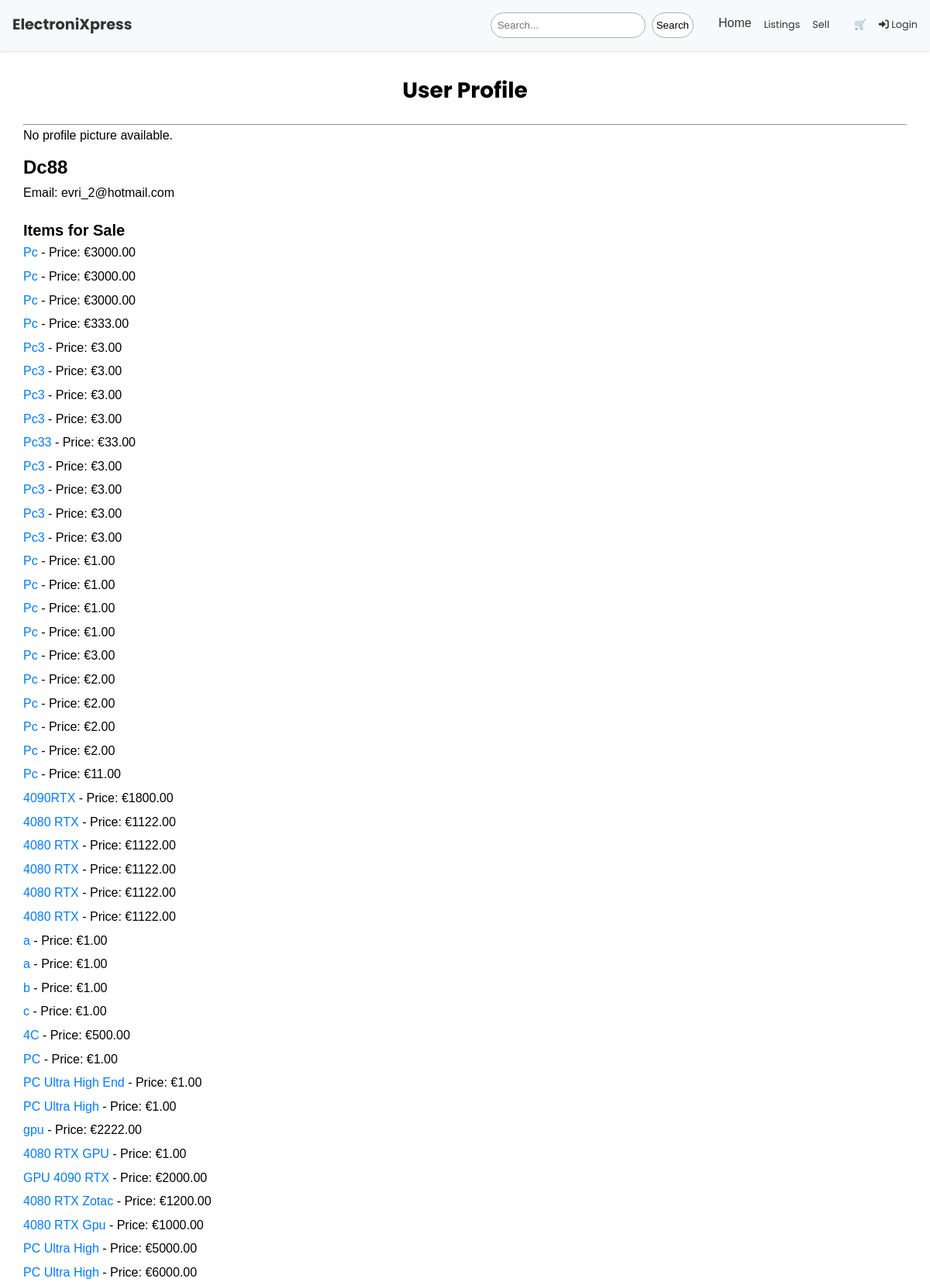
The app's page /shop/profile/Dc88/ (upper part) with its own data.
### onlineshop/models.py (models this page shows, shortened)
class UserProfile(models.Model):
    user = models.OneToOneField(User, on_delete=models.CASCADE)
    profile_picture = models.ImageField(
        upload_to="profile_pictures/", blank=True, null=True
    )
    default_phone_number = models.CharField(
        max_length=20, null=True, blank=True)
    default_street_address1 = models.CharField(
        max_length=80, null=True, blank=True)
    default_street_address2 = models.CharField(
        max_length=80, null=True, blank=True)
    default_town_or_city = models.CharField(
        max_length=40, null=True, blank=True)
    default_county = models.CharField(max_length=80, null=True, blank=True)
    default_postcode = models.CharField(max_length=20, null=True, blank=True)
    default_country = CountryField(
        blank_label="Country", null=True, blank=True)

class Item(models.Model):
    name = models.CharField(max_length=254)
    price = models.DecimalField(max_digits=6, decimal_places=2)
    description = models.TextField()
    image = models.ImageField(upload_to=upload_to)
    seller = models.ForeignKey(
        User, on_delete=models.CASCADE, related_name="items")
    created_on = models.DateTimeField(default=timezone.now)
    is_available = models.BooleanField(default=True)
    is_sold = models.BooleanField(default=False)
    quantity = models.PositiveIntegerField(default=1)
    condition = models.CharField(
        max_length=50, choices=CONDITION_CHOICES, default='new')
    default_country = CountryField(
        blank_label="Country", null=True, blank=True)

### onlineshop/views.py (the view)
# urls.py: path("profile/<str:username>/", views.view_other_profile, name="view_other_profile"),
def view_other_profile(request, username):
    user_profile = get_object_or_404(UserProfile, user__username=username)
    user_items = Item.objects.filter(
        seller=user_profile.user, is_available=True)
    context = {
        "recipient": user_profile.user,
        "user_profile": user_profile,
        "user_items": user_items,
    }
    return render(request, "other_profile.html", context)

### templates/other_profile.html
{% extends 'base.html' %}
{% load static %}
{% block content %}
<link rel="stylesheet" href="{% static 'css/other_profile.css' %}" />
<div class="container mt-4">
    <h1>User Profile</h1>
    <hr>
    <div class="row">
        <div class="col-md-4">
            {% if user_profile.profile_picture %}
                <img src="{{ user_profile.profile_picture.url }}" alt="{{ user_profile.user.username }}'s Profile Picture" class="img-fluid">
            {% else %}
                <p>No profile picture available.</p>
            {% endif %}
        </div>
        <div class="col-md-8">
            <h2>{{ user_profile.user.username }}</h2>
            <p>Email: {{ user_profile.user.email }}</p>
            <h3>Items for Sale</h3>
            <ul>
                {% for item in user_items %}
                    <li>
                        <a href="{% url 'item_detail' item.id %}">{{ item.name }}</a> - Price: €{{ item.price }}
                    </li>
                {% empty %}
                    <li>No items currently for sale.</li>
                {% endfor %}
            </ul>
        </div>
    </div>
</div>
{% endblock %}

### static/css/styles.css (style rules this page uses)
body { margin: 0; font-family: 'Poppins', sans-serif; line-height: 1.6; }
li::marker { content: ''; }
* { margin: 0; padding: 0; box-sizing: border-box; }
.content h1 { text-align: center; font-size: 28px; margin-bottom: 20px; }

### static/css/other_profile.css (style rules this page uses)
h2 { font-size: 24px; margin-top: 10px; font-family: 'AR One Sans', sans-serif; }
p { font-size: 16px; margin-bottom: 10px; font-family: 'AR One Sans', sans-serif; }
h3 { font-size: 20px; margin-top: 20px; font-family: 'AR One Sans', sans-serif; }
ul { list-style-type: none; padding: 0; }
li { font-size: 16px; margin-bottom: 5px; font-family: 'AR One Sans', sans-serif; }
a { text-decoration: none; color: #007bff; transition: color 0.3s ease; }

### records on screen
UserProfile: user.username "Dc88", user.email "evri_2@hotmail.com"
Item: name "Pc", price "3000.00"
Item: name "Pc", price "3000.00"
Item: name "Pc", price "3000.00"
Item: name "Pc", price "333.00"
Item: name "Pc3", price "3.00"
Item: name "Pc3", price "3.00"
Item: name "Pc3", price "3.00"
Item: name "Pc3", price "3.00"
Item: name "Pc33", price "33.00"
Item: name "Pc3", price "3.00"
Item: name "Pc3", price "3.00"
Item: name "Pc3", price "3.00"
Item: name "Pc3", price "3.00"
Item: name "Pc", price "1.00"
Item: name "Pc", price "1.00"
Item: name "Pc", price "1.00"
Item: name "Pc", price "1.00"
Item: name "Pc", price "3.00"
Item: name "Pc", price "2.00"
Item: name "Pc", price "2.00"
Item: name "Pc", price "2.00"
Item: name "Pc", price "2.00"
Item: name "Pc", price "11.00"
Item: name "4090RTX", price "1800.00"
Item: name "4080 RTX", price "1122.00"
Item: name "4080 RTX", price "1122.00"
Item: name "4080 RTX", price "1122.00"
Item: name "4080 RTX", price "1122.00"
Item: name "4080 RTX", price "1122.00"
Item: name "a", price "1.00"
Item: name "a", price "1.00"
Item: name "b", price "1.00"
Item: name "c", price "1.00"
Item: name "4C", price "500.00"
Item: name "PC", price "1.00"
Item: name "PC Ultra High End", price "1.00"
Item: name "PC Ultra High", price "1.00"
Item: name "gpu", price "2222.00"
Item: name "4080 RTX GPU", price "1.00"
Item: name "GPU 4090 RTX", price "2000.00"
Item: name "4080 RTX Zotac", price "1200.00"
Item: name "4080 RTX Gpu", price "1000.00"
Item: name "PC Ultra High", price "5000.00"
Item: name "PC Ultra High", price "6000.00"
